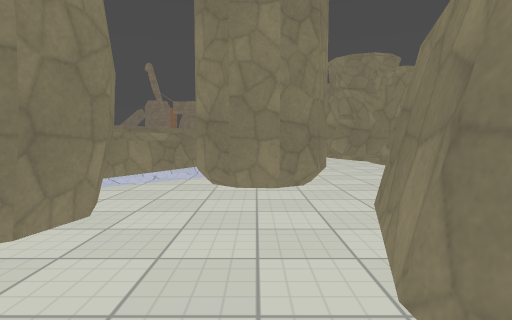
view 1 (above)

24 first-person views from a walk through a Godot game level. The camera is 1.2 m above the floor, tilts 4° down and sees 80° across. The floor is counted in squares, 2 m on a side. Each view is taken from the middle of a square. On the plan, view 1 faces up. The plan holds only what a view shows up to about 9 squares ahead; the rest is blank. The place goes on beyond the plan. Surface patterns are stand-ins for the level's own textures.

view 2
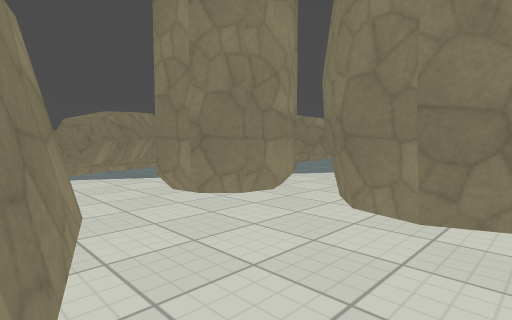

view 3
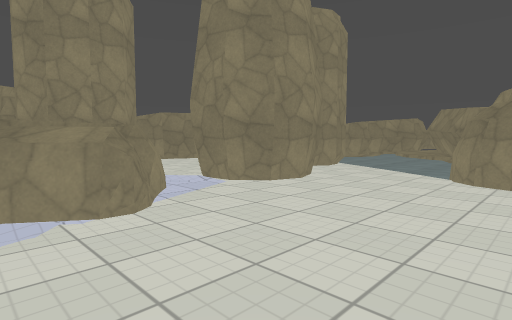

view 4
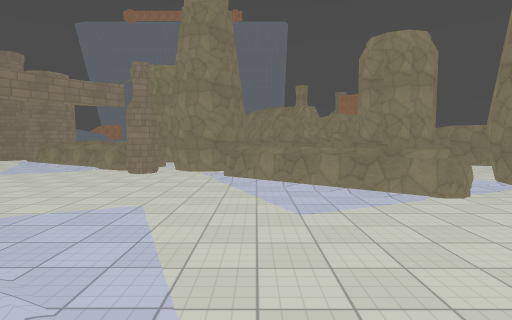

view 5
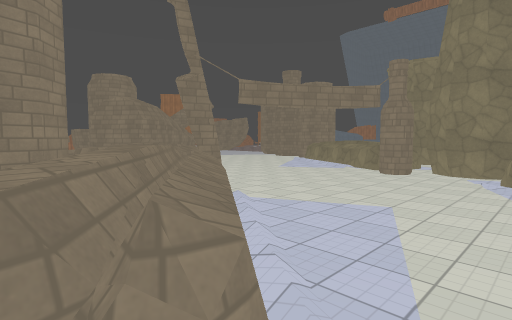

view 6
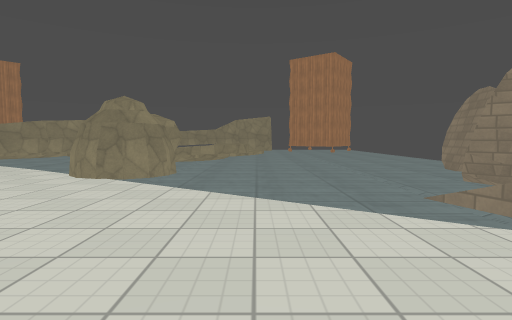

view 7
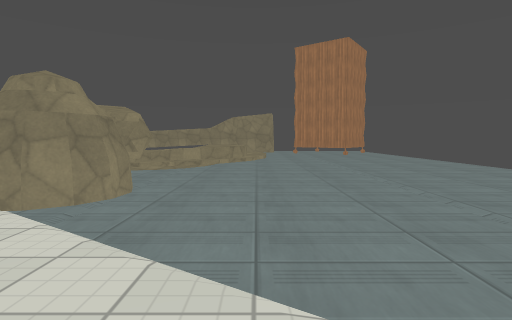

view 8
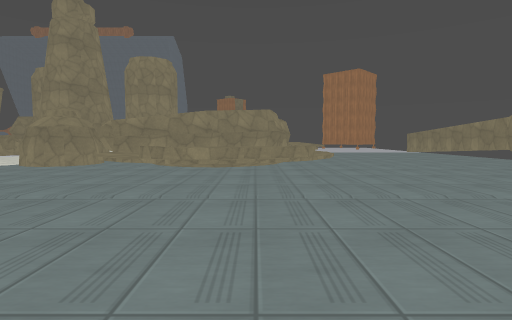

view 9
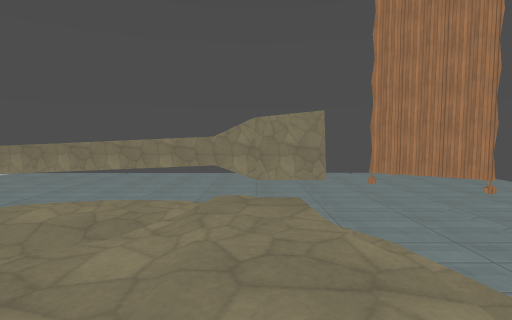

view 10
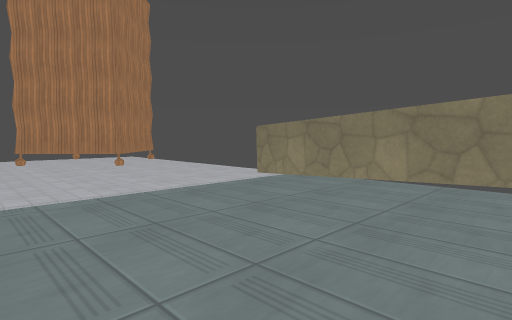

view 11
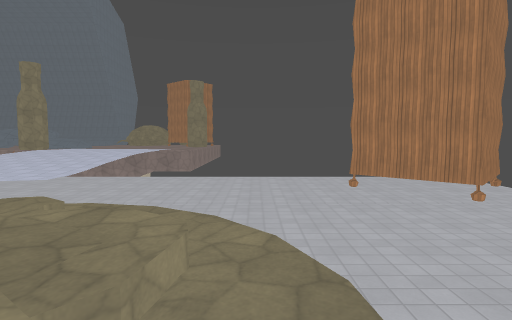

view 12
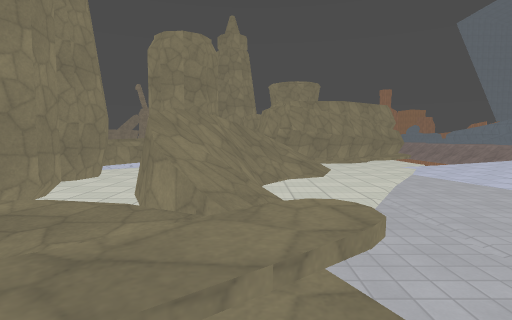

view 13
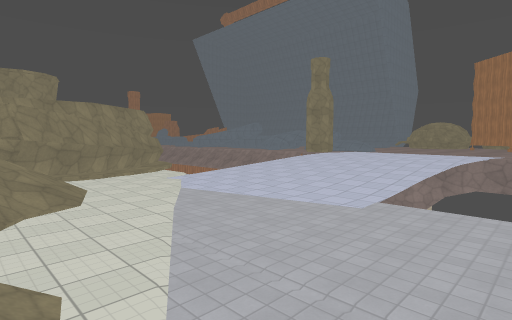

view 14
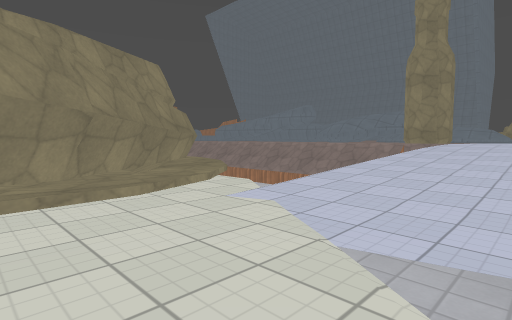

view 15
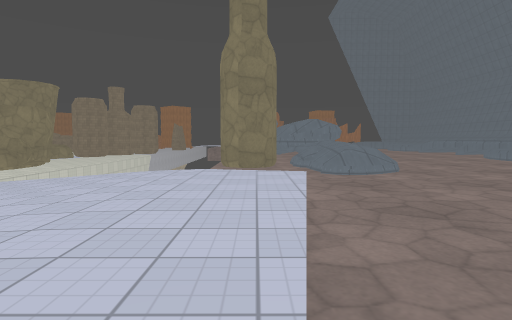

view 16
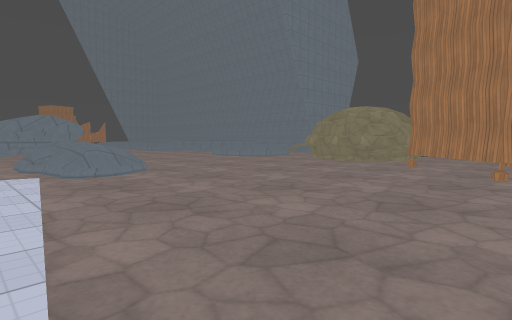

view 17
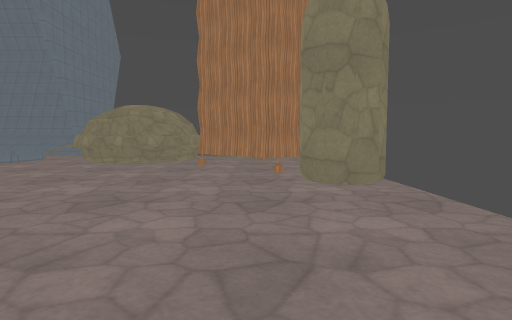

view 18
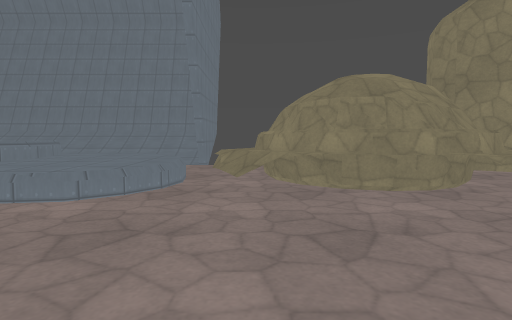

view 19
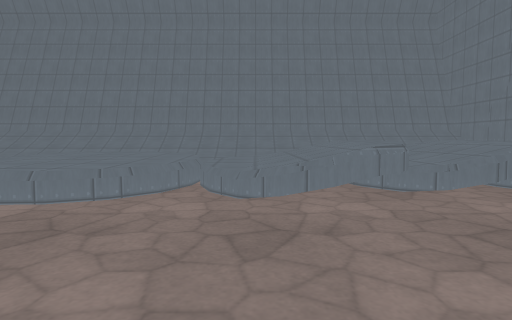

view 20
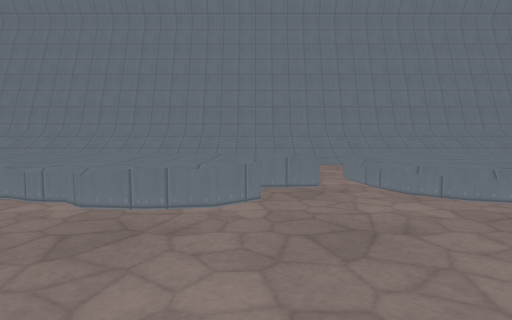

view 21
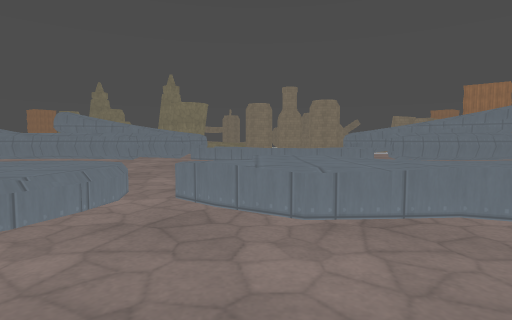

view 22
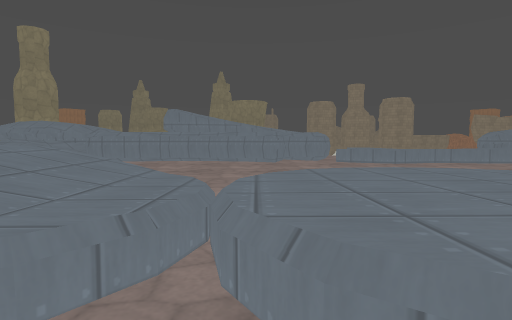

view 23
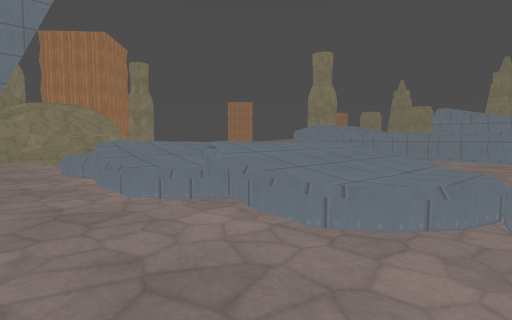

view 24
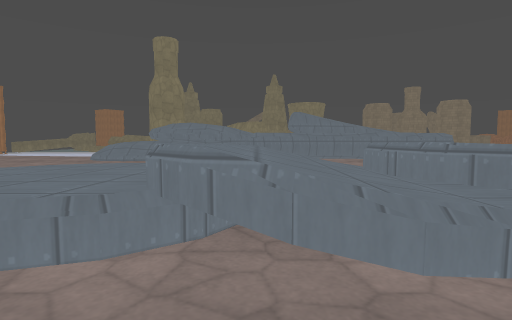

### Floor plan
Key: @ floor where view 1 was taken; # wall or solid block; x gap in a wall; . main floor; : floor 0.25 m higher than the main floor; + floor 0.5 m higher than the main floor; * floor 0.75 m higher than the main floor; % floor 1 m higher than the main floor; / step, stairs or slope; = window, fence, low wall or low ledge; ^ raised ledge.
Columns run from 13 left of view 1 to 27 right of it. Each row starts with its distance up from view 1.
 21                              ^%        /#
 20                              ^%    ^^  /#
 19                             #=%   ^^^  /#
 18                             ==%  %^^%  /#
 17                             ==%%%%^^%% /#
 16          ^^                 =#%%%%^^%%//#
 15        ^##.. ..             ==%%%%%%%% /#
 14        # #.....              ^%%%%^^^%//#
 13      ### .....^             ^#%%%%^^^% /#
 12       ###.....^              ^%%%%%^^%//#
 11       ##/....##=           # ^%%%%^^^%//#
 10      ^#/.....##            ^^^%%%%^^^%//#
  9      =^......##             ^^%  %%^^^//#
  8      //.....^##             ^^    %^^%//#
  7       .....## #    ##        ^ %%%^^^%//#
  6      / ...^#^ # ####/       #^ %%%^^^%//#
  5     ......#^.#####//.     ###^%%%%%^%%###
  4    =.......x.####//..////*%%#=%%%%%==##
  3    /......##...//....////*%%%%%%%%##^#
  2   #.......##..#//....////*%%%%%%%%^^
  1   .....##.....#=.....////*%%%%%%%%/^#
  0  #.....##..##@//.....////*%%%%%%%%#
 -1  ...../##/.#//#/.....   **%%%%%%%##
 -2 .....///#/=##^+/.....      %%%%###
 -3 ...../**##### //.....          #
 -4 ...../*/:###/ //.....
 -5 ......////   /*/.....
 -6   .....//.  ////.....
 -7   ...................
 -8   #..................
 -9   ##.............###.
-10    ..####### .....# x
-11    ..      ####....x

Positions as (right, up) in squares from view 1, and headings:
1: (0, 0), facing up
2: (1, 3), facing down-left
3: (-6, 6), facing down-right
4: (-8, 8), facing right
5: (-8, 8), facing up-right
6: (-8, 6), facing down
7: (-8, 4), facing down
8: (-13, -4), facing right
9: (-7, -2), facing down
10: (-3, -7), facing down-right
11: (-1, -6), facing right
12: (2, -4), facing up
13: (2, -3), facing up-right
14: (4, 2), facing up-right
15: (14, -2), facing up
16: (14, -2), facing up-right
17: (14, -1), facing right
18: (18, 4), facing right
19: (18, 11), facing right
20: (18, 16), facing right
21: (25, 16), facing left
22: (24, 12), facing left
23: (25, 12), facing down-left
24: (25, 8), facing left
